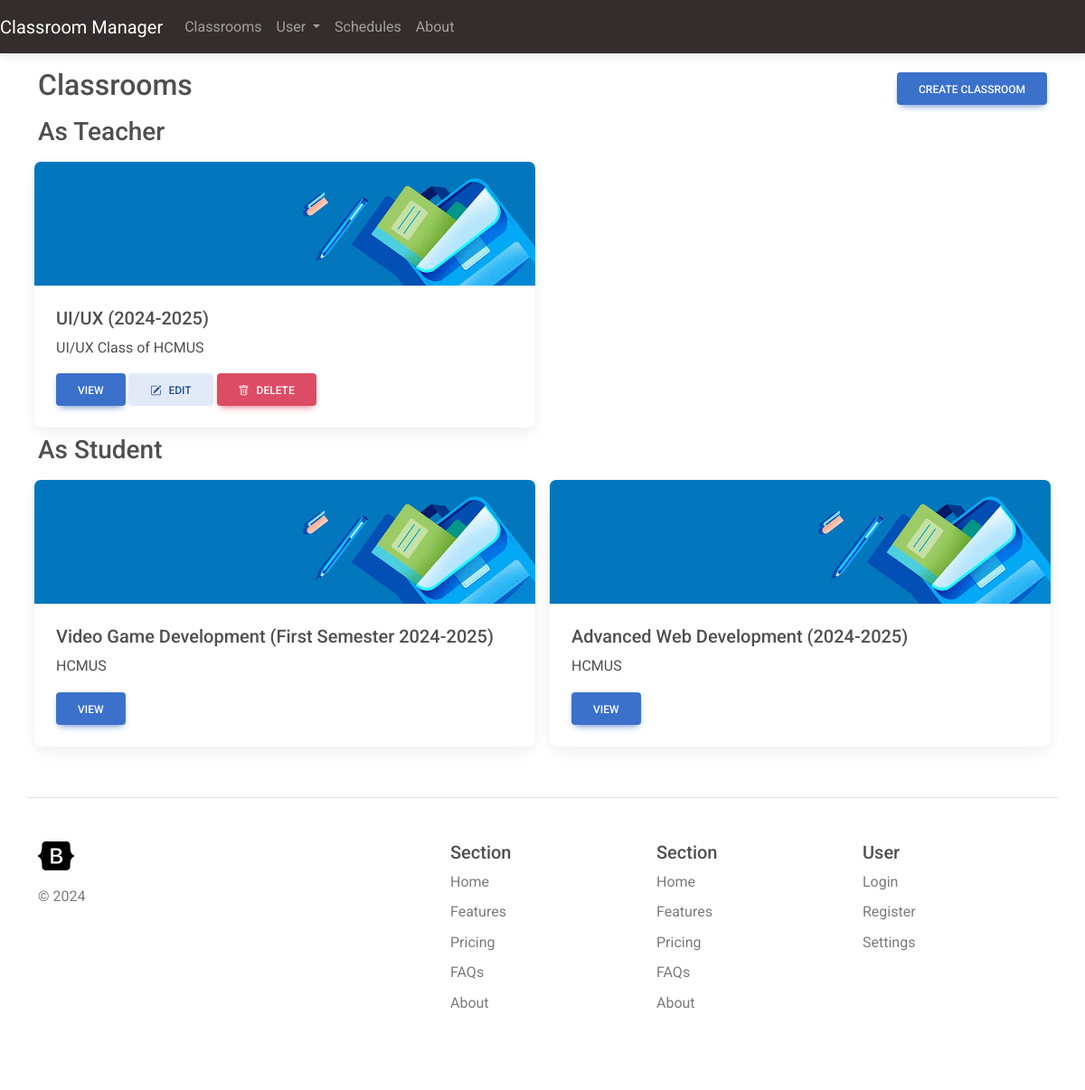
Screenshot of /classroom (signed in) with the database file from the repository.
### classroom_manager/models.py (models this page shows, shortened)
class Classroom(models.Model):
    name = models.CharField(max_length=200)
    teachers = models.ManyToManyField(User, related_name="classroom_teacher")
    students = models.ManyToManyField(User, related_name="classroom_student")
    description = models.CharField(max_length=3000)
    background = models.CharField(max_length=200, default=get_random_class_image)

### classroom_manager/views.py (the view, shortened to what this page needs)
# urls.py: path('classroom', views.classroomPage, name="classroom_list"),
@login_required(login_url='login')
def classroomPage(request: HttpRequest):
    if request.method == 'GET':
        currentUserId = request.user.id
        classroomsUserIsStudent= Classroom.objects \
            .filter(Q(students__id__contains=currentUserId))
        classroomsUserIsTeacher= Classroom.objects \
            .filter(Q(teachers__id__contains=currentUserId))
        context = {'classroomsUserIsStudent': classroomsUserIsStudent,
                   'classroomsUserIsTeacher': classroomsUserIsTeacher}
        return render(request, 'classroom.html', context)

### classroom_manager/templates/classroom.html (shortened to what this page needs)
{% extends 'navbar.html' %}
{% block content %}
{% load static %}
    <div class="mb-2 mt-3 d-flex justify-content-between align-items-center">
        <div><h2>Classrooms</h2></div>
        <button type="button" class="btn btn-primary" data-bs-toggle="modal" data-bs-target="#createClassroomModal">
            Create classroom
        </button>
    </div>
    {% if classroomsUserIsTeacher%}
    <h3>As Teacher</h3>
    {% endif%}
    <div class="row">
    {% for classroom in classroomsUserIsTeacher %}
    <div class="col-12 col-lg-6 col-xxl-4 px-2 py-2">
        <div class="card">
            <img class="card-img-top" src="{% static classroom.background %}" />
            <div class="card-body">
                <h5 class="card-title">{{ classroom.name }}</h5>
                <p class="card-text">{{ classroom.description|truncatechars:50 }}</p>
                <a href="{% url 'classroom_details' classroom.id %}" class="btn btn-primary">View</a>
                <a href="/classroom/edit/{{ classroom.id }}" class="btn btn-secondary"><i class="bi bi-pencil-square me-2"></i>Edit</a>
                <form action="{% url 'classroom_details' classroom.id %}" method="post" style="display: inline;">
                    <button type="submit" class="btn btn-danger">
                        <i class="bi bi-trash me-2"></i><span>Delete</span>
                    </button>
                </form>
            </div>
        </div>
    </div>
    {% endfor %}
    </div>
    {% if classroomsUserIsStudent%}
    <h3>As Student</h3>
    {% endif%}
    <div class="row">
        {% for classroom in classroomsUserIsStudent %}
        <div class="col-12 col-lg-6 col-xxl-4 px-2 py-2">
            <div class="card">
                <img class="card-img-top" src="{% static classroom.background %}" />
                <div class="card-body">
                    <h5 class="card-title">{{ classroom.name }}</h5>
                    <p class="card-text">{{ classroom.description|truncatechars:50 }}</p>
                    <a href="{% url 'classroom_details' classroom.id %}" class="btn btn-primary">View</a>
                </div>
            </div>
        </div>
        {% endfor %}
    </div>
{% endblock %}

### rows the page displays
Classroom: background (picture), name "UI/UX (2024-2025)", description "UI/UX Class of HCMUS"
Classroom: background (picture), name "Video Game Development (First Semester 2024-2025)", description "HCMUS"
Classroom: background (picture), name "Advanced Web Development (2024-2025)", description "HCMUS"
